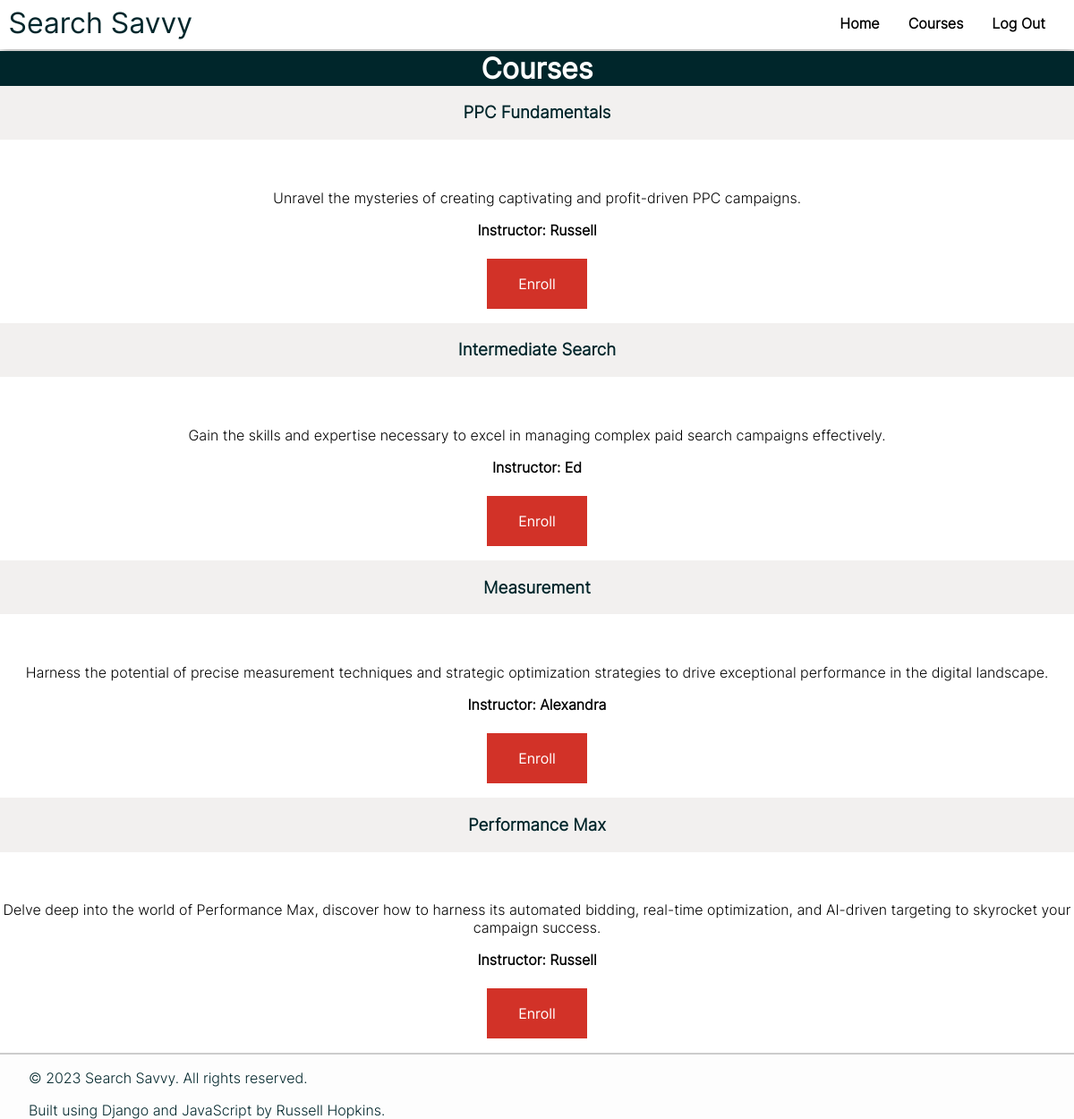
Page /courses (signed in) on the committed database.
### core/models.py (models this page shows, shortened)
class Course(models.Model):
    title = models.CharField(max_length=100)
    description = models.TextField()
    instructor = models.ForeignKey(User, on_delete=models.CASCADE)
    skills = models.TextField()
    modules = models.TextField()

class User(AbstractUser):
    bio = models.TextField(blank=True)
    avatar = models.URLField()
    def __str__(self):
        return self.username

### core/views.py (the view)
# urls.py: path("courses", views.courses, name="courses"),
def courses(request):
    course_list = Course.objects.all()
    return render(request, "core/courses.html", {
        "courses" : course_list
    })

### core/templates/core/courses.html
{% extends "core/layout.html" %} {% block body %}
<h1 class="courses_header">Courses</h1>
{% for course in courses %}
<div class="courses_container">
  <a class="courses_link" href="{% url 'course' course_id=course.id %}"
    ><h3 class="courses_course_title">{{course.title}}</h3></a
  ><br />
  <p class="courses_description">{{course.description}}</p>
  <p class="courses_instructor">Instructor: {{course.instructor}}</p>
  <button
    type="button"
    class="courses_cta_btn"
    onclick="window.location.href = '{% url 'course' course_id=course.id %}'"
  >
    Enroll
  </button>
</div>
{% endfor %} {% endblock %}

### core/static/core/styles.css (style rules this page uses)
body { margin: 0; font-family: "Iter Light", sans-serif; min-height: 100vh; }
.courses_container { text-align: center; }
.courses_header { text-align: center; background-color: #00262b; color: #fff; margin-top: -0.05em; font-family: "Iter Regular", sans-serif; margin-bottom: 0; }
.courses_link { text-decoration: none; }
.courses_course_title { background-color: #f2f0ef; margin-top: 0; padding-top: 1em; padding-bottom: 1em; text-align: center; align-items: center; color: #00262b; }
.courses_cta_btn { background: #d23228; color: #fff; border: 1px solid #0000; font-family: "Iter Regular", sans-serif; margin-top: 0.5%; text-wrap: nowrap; height: 3.5em; width: 7em; font-size: 1em; margin-bottom: 1em; }
.courses_description { text-align: center; }
.courses_instructor { font-weight: bold; text-align: center; }
a { color: #00262b; text-decoration: none; }

### rows in the picture
Course: title "PPC Fundamentals", description "Unravel the mysteries of creating captivating and profit-driven PPC campaigns.", instructor "Russell"
Course: title "Intermediate Search", description "Gain the skills and expertise necessary to excel in managing complex paid search campaigns effectively.", instructor "Ed"
Course: title "Measurement", description "Harness the potential of precise measurement techniques and strategic optimization strategies to drive exceptional performance in the digital landscape.", instructor "Alexandra"
Course: title "Performance Max", description "Delve deep into the world of Performance Max, discover how to harness its automated bidding, real-time optimization, and AI-driven targeting to skyrocket your campaign success.", instructor "Russell"
